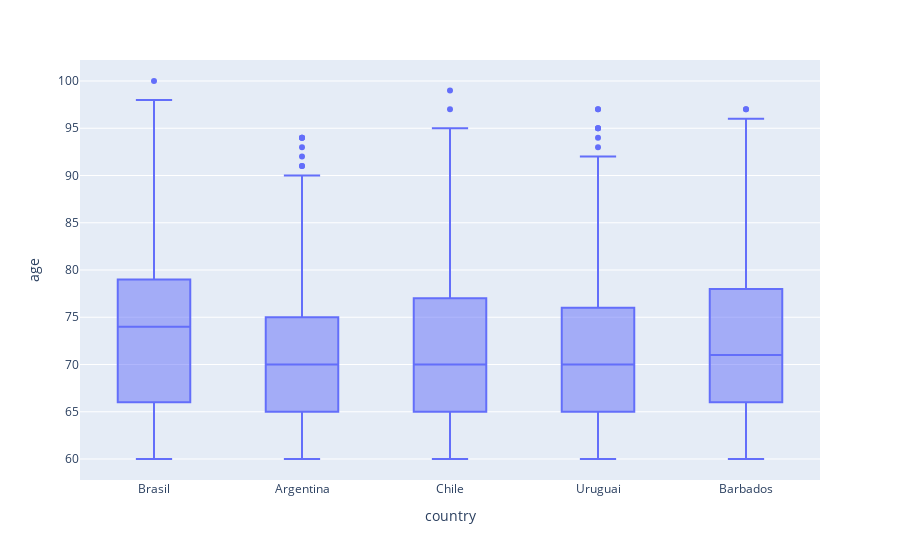

The notebook cell saved with this chart:
### Markdown cell above
#### Relação entre último nível de escolaridade e tempo trabalhado

### Code cell
var_cat = ['marital','gender','last_level_school','religion','takes_medicine','kind_health_ins','payd_job','country']
px.box(df,x = 'country',y='age')

### Figure 1 — Plotly figure (JSON) as saved in the notebook; plotly's stock layout.template omitted (floating-point values rounded to 4 significant figures; data arrays with more than 128 entries replaced by an {"elided": "..."} marker saying what was removed)
{"data": [{"alignmentgroup": "True", "hovertemplate": "country=%{x}<br>age=%{y}<extra></extra>", "legendgroup": "", "marker": {"color": "#636efa"}, "name": "", "notched": false, "offsetgroup": "", "orientation": "v", "showlegend": false, "type": "box", "x": {"elided": "7436 str values"}, "x0": " ", "xaxis": "x", "y": {"elided": "7436 int values"}, "y0": " ", "yaxis": "y"}], "layout": {"boxmode": "group", "legend": {"tracegroupgap": 0}, "margin": {"t": 60}, "xaxis": {"anchor": "y", "domain": [0, 1], "title": {"text": "country"}}, "yaxis": {"anchor": "x", "domain": [0, 1], "title": {"text": "age"}}}}
